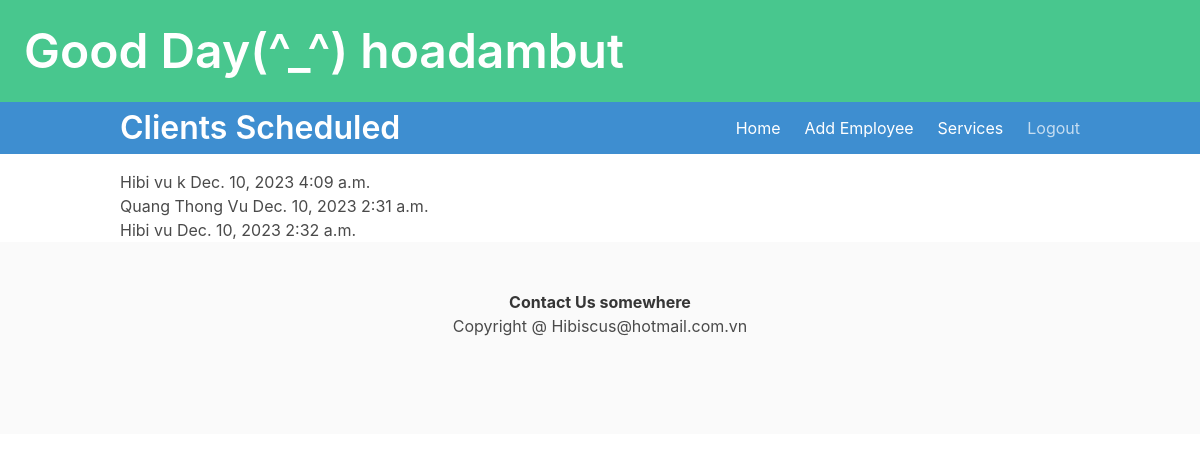
The page /dathen/all/ (signed in) on the database its author committed.
### ledger/models.py (models this page shows, shortened)
class Khach(models.Model):
    class Status(models.TextChoices):
        online = "WebSite"
        call = "Phone Call"
        cancel = "Cancel"
        arrived = "Arrived"
    full_name = models.CharField(max_length=25)
    phone = PhoneNumberField(null=False, blank=False)
    email = models.EmailField(max_length=35, null=True, blank=True)
    technician = models.ForeignKey(Technician, on_delete=models.CASCADE, null=True, blank=True)
    diem = models.PositiveIntegerField(default=0)
    ngaydau = models.DateTimeField(editable=False,auto_now_add=True)
    day_comes = models.DateField()
    time_at = models.TimeField()
    desc = models.TextField(max_length=250,blank=True, null=True)
    services = models.ForeignKey("Service", on_delete=models.DO_NOTHING, null=True, blank=True)
    comeBy = models.CharField(choices=Status.choices, max_length=12, default=Status.online)

### datHen/views.py (the view)
# urls.py: path('all/', DatHenView.as_view(), name='listHen' ),
class DatHenView(ListView):
    template = 'datHen/list_dat_hen.html'
    def get(self, request):
        allHen = Khach.objects.filter(day_comes=datetime.today())
        allKhachHen = {'khachHen': allHen}
        return render(request, self.template, allKhachHen)

### datHen/templates/datHen/list_dat_hen.html
{% extends 'base.html' %}
{% block headding %}
    <h1 class='title'>Clients Scheduled</h1>
{% endblock headding %}
{% block content %}
    {% if khachHen %}
    {% for khach in khachHen %}
        <div class='is-boxed'>{{ khach.full_name }} {{ khach.day_comes }} {{ khach.time_at }} </div>
        {% endfor %}
    {% endif %}
{% endblock content %}
{% block footer %}
    <strong>Contact Us somewhere</strong>
{% endblock footer %}

### ledger/templates/base.html (shortened to what this page needs)
<!DOCTYPE html>
<html>
    <head>
        <link rel="stylesheet" href="">
        <link rel="stylesheet" href="https://cdn.jsdelivr.net/npm/bulma@0.9.3/css/bulma.min.css">
    </head>
    <body>
        <a href="{% url 'ledger:index' %}">
        <section class="hero is-small is-success mb-4">
            <div class="hero-body">
                <h1 class="title is-1">Good Day(^_^) {{ user.username | default:'You'}} </h1>
            </div>
            <section class="hero is-info is-large">
              <div class="hero-head">
                <nav class="navbar">
                  <div class="container">
                    <div class="navbar-brand">
                      <a class="navbar-item" href="{% url 'ledger:index' %}">
                        {% block headding %}
                        {% endblock headding %}
                      </a>
                    </div>
                    <div id="navbarMenuHeroB" class="navbar-menu">
                      <div class="navbar-end">
                         <a class="navbar-item" href="{% url 'ledger:home' %}">
                          Home
                        </a>
                        <a class="navbar-item" href="{% url 'ledger:add_employee' %}">
                          Add Employee
                        </a>
                        <a class="navbar-item" href="{% url 'ledger:services' %}">
                          Services
                        </a>
                        <span class="navbar-item">
                            {% if user.is_authenticated %}
                            <a href=" {% url 'logout' %}">Logout</a>
                            {% else %}
                            <a href=" {% url 'login' %}">Please Login</a>
                            {% endif %}
                        </span>
                      </div>
                    </div>
                  </div>
                </nav>
              </div>
            </section>
        </section>
    </a>
        <div class="container">
                {% block content %}
                {% endblock content %}
        </div>
    </body>
    <footer class="footer">
      <div class="content has-text-centered">
        <p>
          {% block footer %}
          {% endblock footer %}
        </p>
        Copyright @ Hibiscus@hotmail.com.vn
      </div>
    </footer>
</html>

### rows shown on the page
Khach: full_name "Hibi vu k", day_comes "Dec. 10, 2023", time_at "4:09 a.m."
Khach: full_name "Quang Thong Vu", day_comes "Dec. 10, 2023", time_at "2:31 a.m."
Khach: full_name "Hibi vu", day_comes "Dec. 10, 2023", time_at "2:32 a.m."

### other values the page prints
{{ user.username | default:'You' }} "hoadambut"
